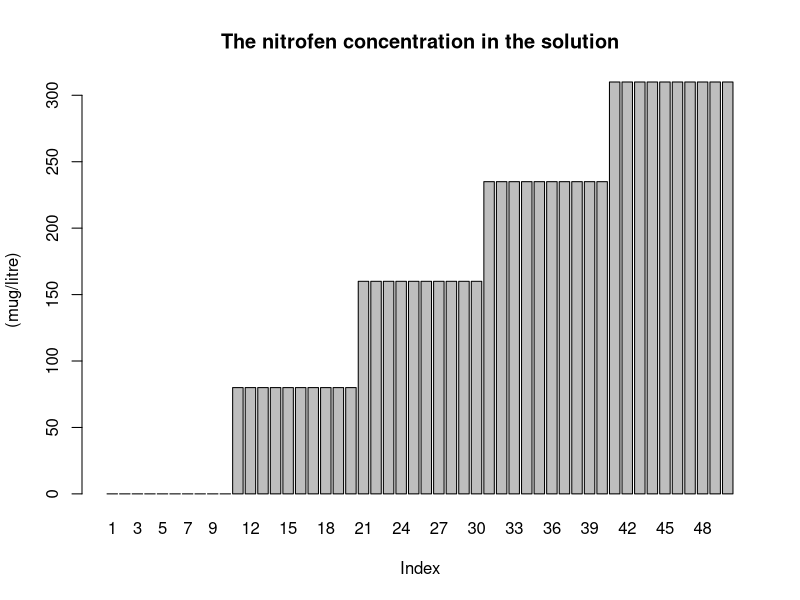
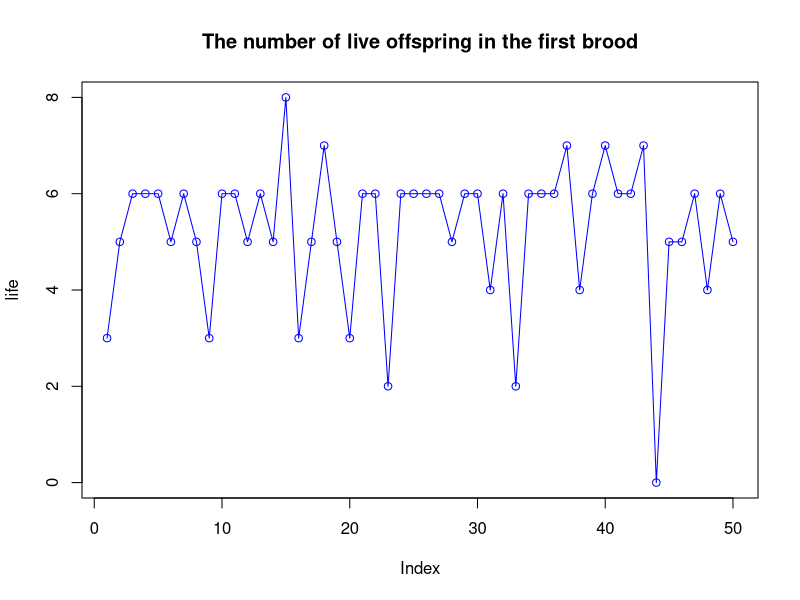
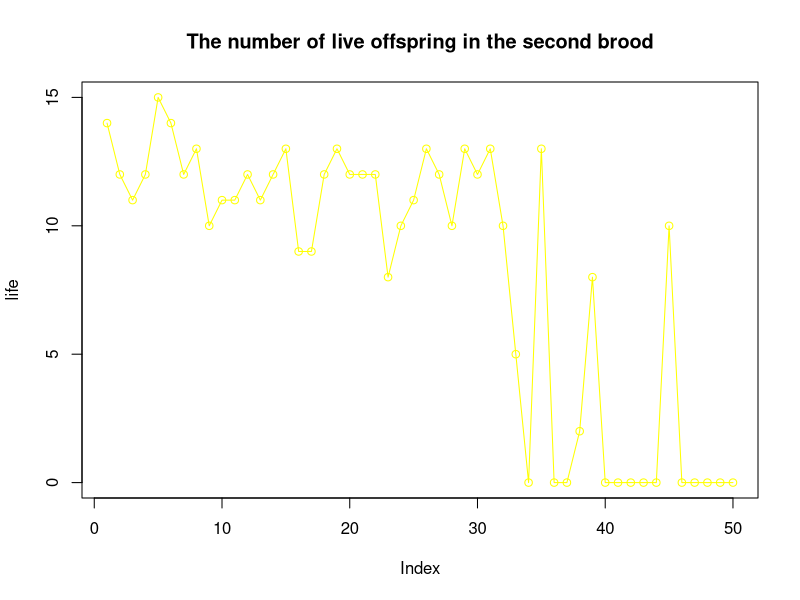
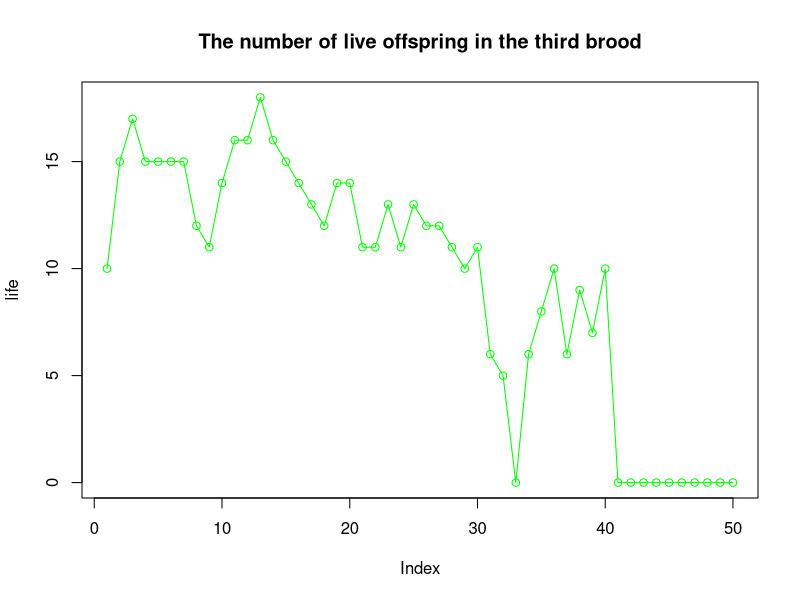
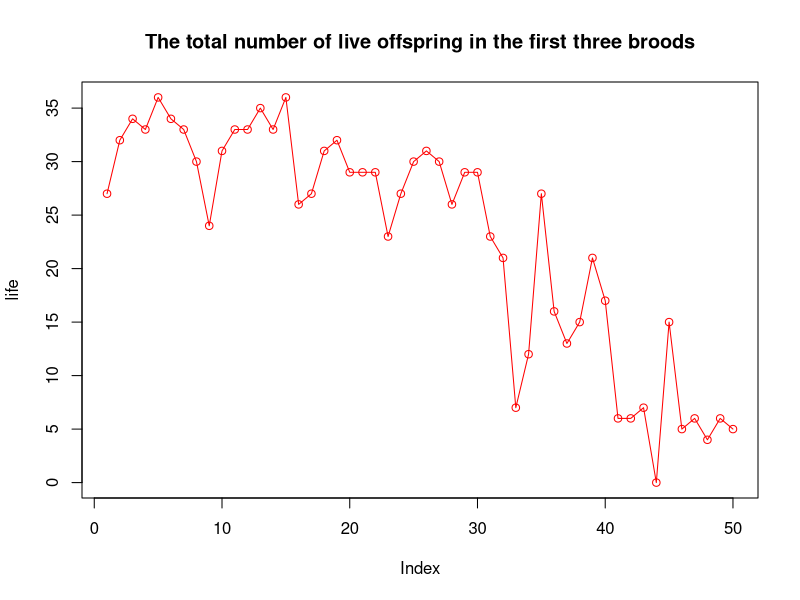
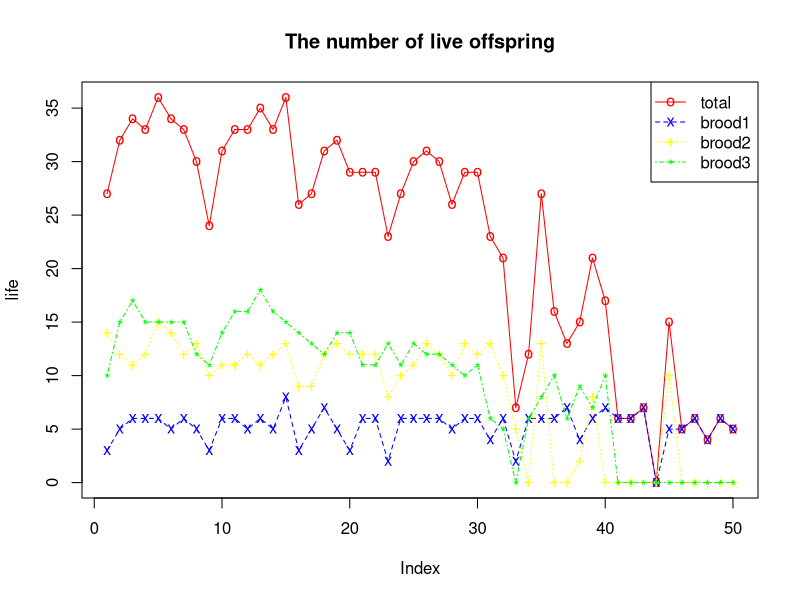
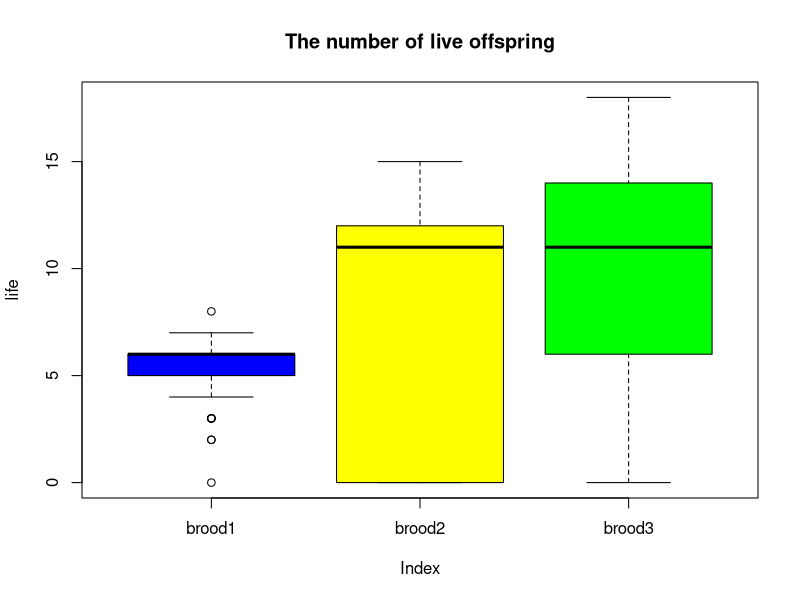
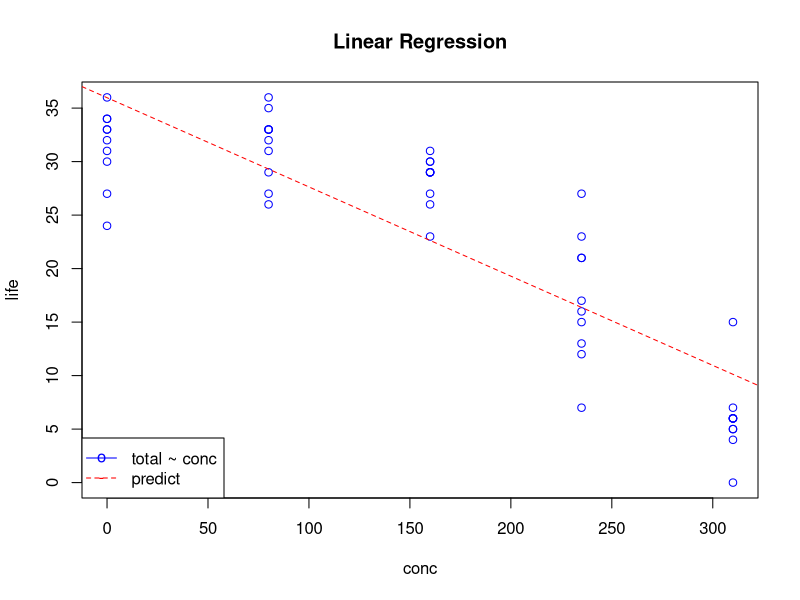

R code for these plots, in order:
## ---- chunk 1
nitrofen <- read.csv('nitrofen.csv', row.names=1)
## ---- chunk 2
print(nitrofen)
## ---- chunk 3
attach(nitrofen)
## ---- chunk 4
nitrofen.summary <- function(x) {   c(Min = min(x),
                                    SD = sd(x),
                                    Q1 = quantile(x, 0.25),
                                    IQR = IQR(x),
                                    Mean = mean(x),
                                    Med = median(x),
                                    Q3 = quantile(x, 0.75),
                                    Max = max(x),
                                    Range = (range(x)[2] - range(x)[1]),
                                    Var = var(x),
                                    Len = length(x) )
}
sapply(nitrofen, nitrofen.summary)
## ---- chunk 5
barplot(conc,names.arg = c(1:50), xlab='Index', ylab='(mug/litre)', main='The nitrofen concentration in the solution')
## ---- chunk 6
plot(brood1, type='o', col='blue', xlab='Index', ylab='life', main='The number of live offspring in the first brood')
## ---- chunk 7
plot(brood2, type='o', col='yellow', xlab='Index', ylab='life', main='The number of live offspring in the second brood')
## ---- chunk 8
plot(brood3, type='o', col='green', xlab='Index', ylab='life', main='The number of live offspring in the third brood')
## ---- chunk 9
plot(total, type='o', col='red', xlab='Index', ylab='life', main='The total number of live offspring in the first three broods')
## ---- chunk 10
plot(total, type='o', col='red', lty=1, xlab='Index', ylab='life', pch='o', main='The number of live offspring')
lines(brood1, type = 'o', col='blue', lty=2, pch='x')
lines(brood2, type = 'o', col='yellow', lty=3, pch='+')
lines(brood3, type = 'o', col='green', lty=4, pch='*')
legend(x='topright', legend=c('total', 'brood1', 'brood2', 'brood3'), col=c('red', 'blue', 'yellow','green'), pch=c('o','x','+','*'),lty=c(1,2,3,4))
## ---- chunk 11
boxplot(nitrofen[2:4], col = c('blue','yellow','green'), names = c('brood1','brood2','brood3'),xlab='Index', ylab='life', main='The number of live offspring')
## ---- chunk 12
relation <- lm(total ~ conc)
summary(relation)
## ---- chunk 13
plot(total ~ conc, col='blue', lty=1, xlab='conc', ylab='life', main='Linear Regression')
abline(relation, col='red', lty=2)
legend(x='bottomleft', legend=c('total ~ conc', 'predict'), col=c('blue','red'), pch=c('o','-'),lty=c(1,2))
## ---- chunk 14
plot(total, col='red', lty=1, xlab='Index', ylab='life', main='Predicted Missing Range')
abline(lm(total ~ c(1:50)), col='blue', lty=2)
legend(x='bottomleft', legend=c('total','predict'), col=c('red','blue'), pch=c('o','-'),lty=c(1,2))
